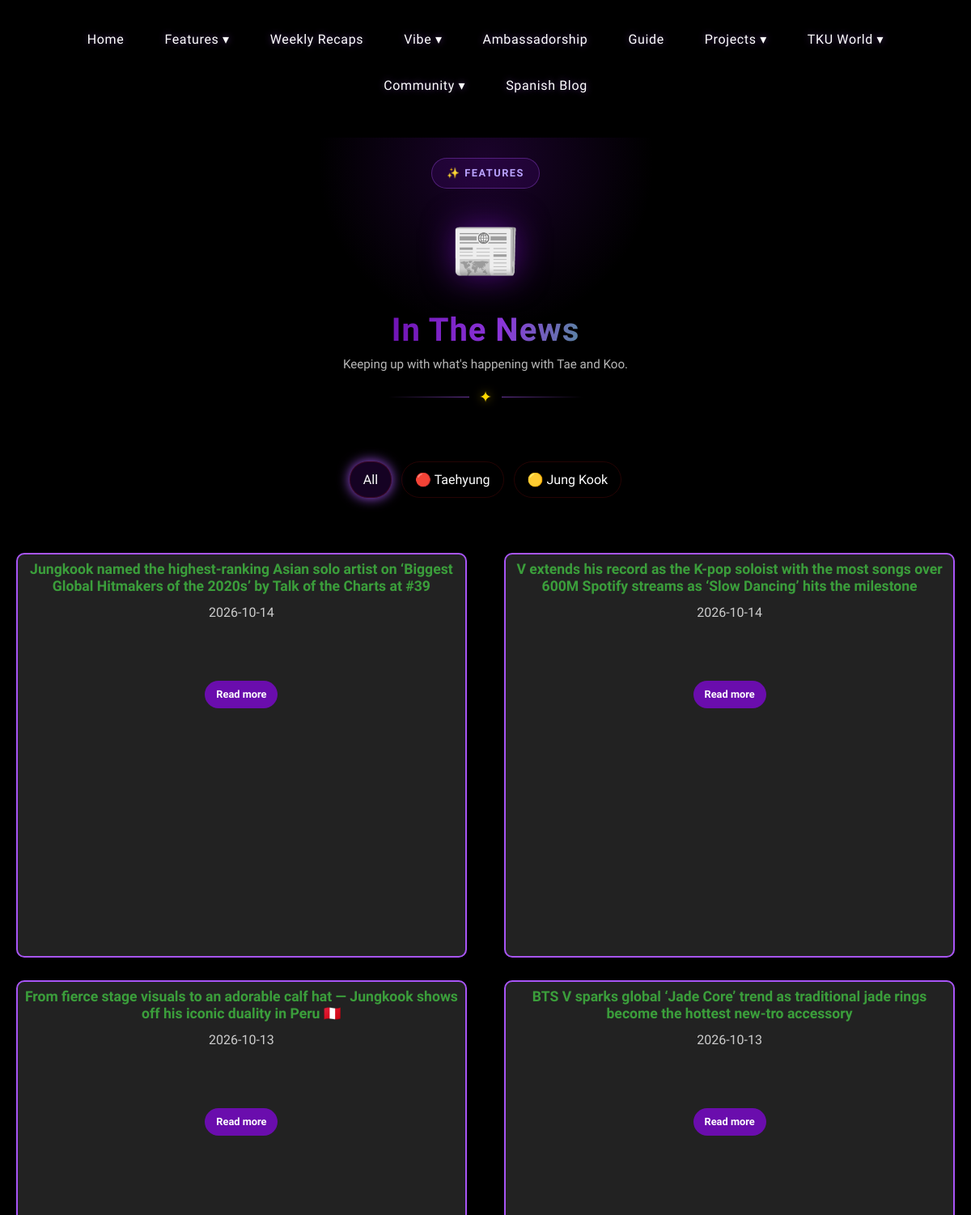
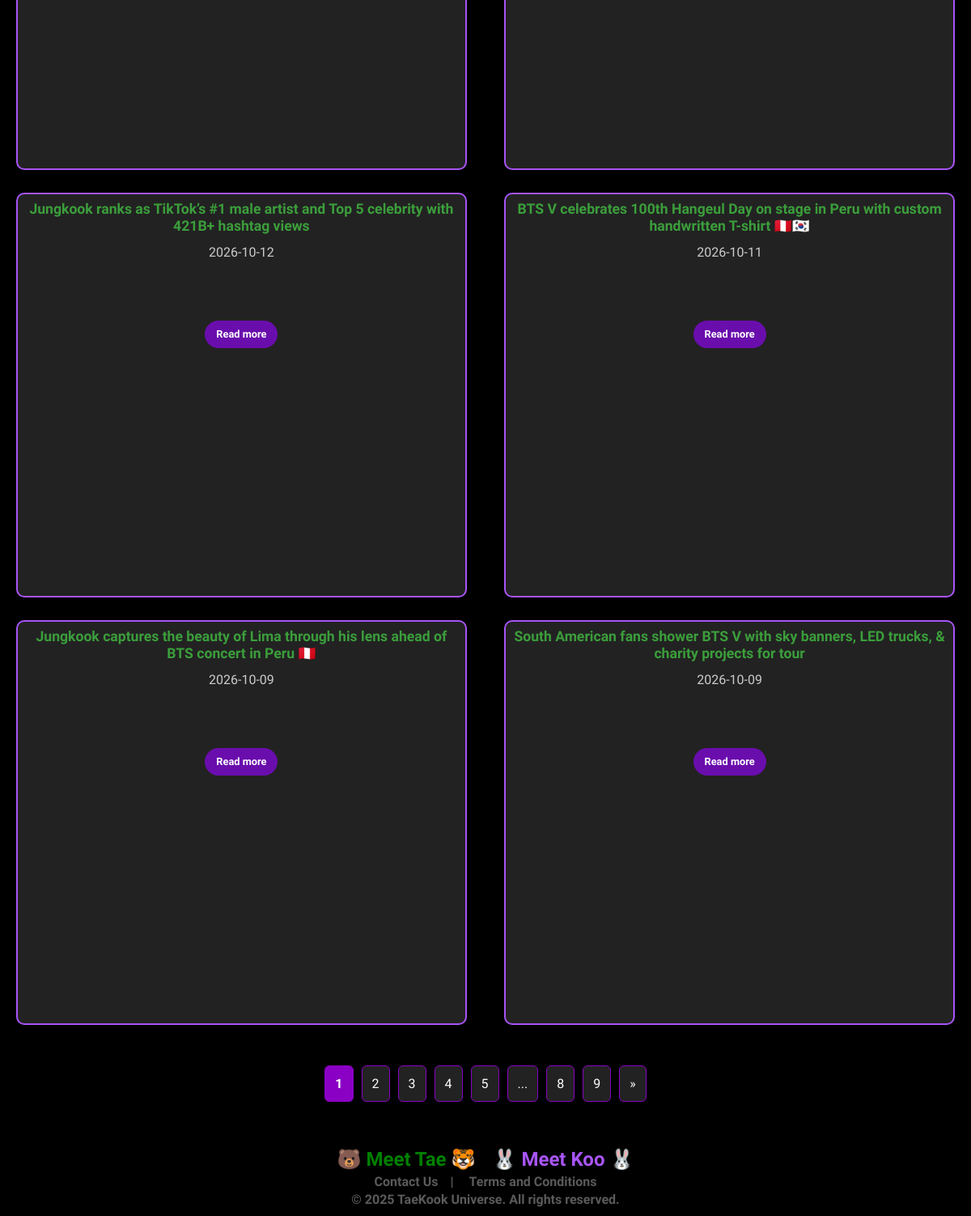
/inthenews, run on the app's committed database (2 pictures, top to bottom).
### models.py (models this page shows, shortened)
class InTheNews(db.Model):
    __tablename__ = 'inthenews'
    id = db.Column(db.Integer, primary_key=True)
    date = db.Column(db.String(50), nullable=False)
    artist = db.Column(db.String(100), nullable=False)
    title = db.Column(db.String(200), nullable=False)
    image = db.Column(db.String(255), nullable=False)
    description = db.Column(db.Text, nullable=True)
    link = db.Column(db.String(255), nullable=True)

### routes/updates.py (the view)
@updates_bp.route('/inthenews')
def inthenews():
    page = request.args.get('page', 1, type=int)
    artist = request.args.get('artist')
    query = InTheNews.query
    if artist: query = query.filter((InTheNews.artist == artist) | (InTheNews.artist == "TaeKook"))
    pagination = query.order_by(InTheNews.date.desc()).paginate(page=page, per_page=8, error_out=False)
    song_file, song_name = get_page_music("inthenews")
    return render_template("inthenews.html", inthenews=pagination.items, pagination=pagination, endpoint="updates.inthenews", song_file=song_file, song_name=song_name)

### helpers.py (called while the page is built)
def get_page_music(page_name):
    music = BackgroundMusic.query.filter_by(
        page_name=page_name
    ).first()
    return (
        music.file_name if music else "default.mp3",
        music.song_name if music else "Default Song"
    )

### routes/games.py (called while the page is built)
@games_bp.app_context_processor
def inject_halloween_flag():
    return {
        "halloween_hunt_active": (
            request.path == "/halloween-hunt" or
            request.cookies.get("halloween_hunt_active") == "true"
        )
    }

### templates/inthenews.html (shortened to what this page needs)
{% extends "00.base.html" %}
{% block extra_css %}
<link rel="stylesheet" href="{{ url_for('static', filename='css/features.css') }}">
{% endblock %}
{% from "components/filters.html" import category_filters %}
{% block content %}
<div class="main-content">
    <div class="features-hero">
        <div class="features-badge">✨ FEATURES</div>
        <div class="hero-icon">📰</div>
        <h1 class="features-title">In The News</h1>
        <p class="features-tagline">Keeping up with what's happening with Tae and Koo.</p>
        <div class="hero-divider">
            <span></span>
            <i>✦</i>
            <span></span>
        </div>
    </div>
    {{ category_filters(endpoint) }}
    <div class="inthenews-cards">
        {% for news in inthenews %}
        <div class="inthenews-card" data-artist="{{ news.artist }}">
            <div class="card-header">
                <h2 class="title">{{ news.title }}</h2>
                <p class="date">
                    {{ news.date.strftime('%B %d, %Y') if news.date.__class__.__name__ == 'date' else news.date }}
                </p>
            </div>
            <div class="card-body">
                {% if "instagram.com" in news.image %}
                    <div class="instagram-wrapper">
                    </div>
                {% else %}
                    <img src="{{ news.image }}" alt="{{ news.title }}">
                {% endif %}
                {% if news.link %}
                <a class="read-more" href="{{ news.link }}" target="_blank">Read more</a>
                {% endif %}
            </div>
        </div>
        {% endfor %}
    </div>
    {% include "components/pagination.html" with context %}
</div>
{% endblock %}

### static/css/global.css (style rules this page uses)
*,*::before,*::after { box-sizing:border-box; }
html { scroll-behavior:smooth; height:100%; }
body { min-height:100vh; margin:0; padding:0; display:flex; flex-direction:column; background:#000; color:#fff; font-family:'Fira Sans Condensed',sans-serif; line-height:1.7; }
.hero-icon { font-size:70px; margin-bottom:15px; color:#FFD700; animation:floatHero 3s ease-in-out infinite; filter:drop-shadow(0 0 20px rgba(106,13,173,.7)); }
.hero-divider { display:flex; align-items:center; justify-content:center; gap:12px; width:240px; height:18px; margin:20px auto 0; position:relative; z-index:2; }
.hero-divider span { display:block; flex:1; height:1px; min-width:0; background:linear-gradient( 90deg, transparent, rgba(168,85,247,.65) ); }
.hero-divider span:last-child { background:linear-gradient( 90deg, rgba(168,85,247,.65), transparent ); }
.hero-divider i { display:block; flex:0 0 auto; font-family:serif; font-size:1.2rem; font-style:normal; line-height:1; color:#FFD700; text-shadow:0 0 12px rgba(255,215,0,.5); }
.main-content { display: flex; flex-direction: column; justify-content: flex-start; align-items: center; width: 100%; position: relative; text-align: center; padding: 2vh 0; flex: 1; margin: 0 auto; z-index: 1; background: transparent; }

### data on the page
InTheNews: title "Jungkook named the highest-ranking Asian solo artist on ‘Biggest Global Hitmakers of the 2020s’ by Talk of the Charts at #39", date "2026-10-14"
InTheNews: title "V extends his record as the K-pop soloist with the most songs over 600M Spotify streams as ‘Slow Dancing’ hits the milestone", date "2026-10-14"
InTheNews: title "From fierce stage visuals to an adorable calf hat — Jungkook shows off his iconic duality in Peru 🇵🇪", date "2026-10-13"
InTheNews: title "BTS V sparks global ‘Jade Core’ trend as traditional jade rings become the hottest new-tro accessory", date "2026-10-13"
InTheNews: title "Jungkook ranks as TikTok’s #1 male artist and Top 5 celebrity with 421B+ hashtag views", date "2026-10-12"
InTheNews: title "BTS V celebrates 100th Hangeul Day on stage in Peru with custom handwritten T-shirt 🇵🇪🇰🇷", date "2026-10-11"
InTheNews: title "Jungkook captures the beauty of Lima through his lens ahead of BTS concert in Peru 🇵🇪", date "2026-10-09"
InTheNews: title "South American fans shower BTS V with sky banners, LED trucks, & charity projects for tour", date "2026-10-09"

### other printed values
{{ page_num }} "1"
{{ page_num }} "2" "3" "4" "5" "8" "9"
